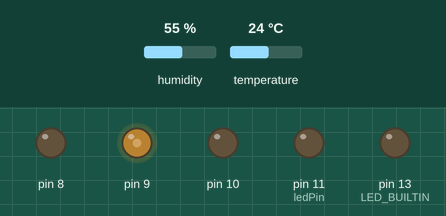
Simulated run of this sketch. Board: Arduino Uno, built with avr-gcc and run on an emulated ATmega328P. On the bench: output pins drawn as LEDs (lit = HIGH). Inputs (shaded band) come from the test bench; at power-on: humidity 55 %, temperature 24 °C. What the sketch prints to the serial monitor is not drawn.

Above: at 0.1 s.
Timing chart, 0 to 1.6 s (numbered marks = the images above):
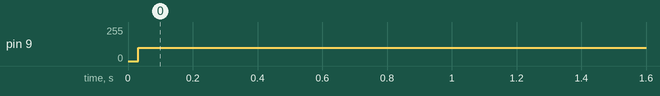

Measured:
- by itself, pin 9: 0/255 → 99/255 at 0.03 s

The sketch:

dryer_proto_temp_test003.ino
```cpp
// #include <SoftwareSerial.h>
// #include "_config.h"
#include "ledControl.h"
#include "dhtControl.h"
#include "pidControl.h"
#include "ssrControl.h"

#include <Arduino_FreeRTOS.h>
#include <semphr.h>

#include "DHT_Async.h"
#define DHT_PIN 3
#define DHT_SENSOR_TYPE DHT_TYPE_11
DHT_Async dht_sensor(DHT_PIN, DHT_TYPE_11);

typedef long long ll;
typedef double ld;

/*

Default config::
  RGB_PIN 2
  DHT_PIN 3

*/

extern int __bss_end;
extern void *__brkval;

int memoryPrint() {
  int freeMemory;
  if ((int)__brkval == 0) freeMemory = ((int)&freeMemory) - ((int)&__bss_end);
  else freeMemory = ((int)&freeMemory) - ((int)&__brkval);
  return freeMemory;
}


int ledPin = 11;
extern int color;
float setPoint = 0, tempValue = 0, humiValue = 0;
PID temper_pid = PID();
bool t_valid = 0;

SemaphoreHandle_t xSemaphore = NULL;
// SemaphoreHandle_t xCountingSemaphore;

// void TaskDhtRead(void *pvParameters);
// void TaskPidControll(void *pvParameters);
void setup() {
  Serial.begin(9600);
  pinMode(LED_BUILTIN, OUTPUT);
  pinMode(ledPin, OUTPUT);

  dht::init();
  // delay(5);
  // humidity & temper sensor config
  rgb::init(50);
  //delay(50);
  // led strip length config

  ssr::init(8, 9, 10);

  temper_pid.init(.2, .1, .0005, 1e-4, .0);
  // // pid parameters setting
  // // pid.init(Kp, Ki, Kd, dt, low_limit, high_limit);
  // // high_limit's default value = 70.0'C
  setPoint = 50.0;

  t_valid = 0;

  // xSemaphore = xSemaphoreCreateMutex();
  // if (xSemaphore != NULL) {
  //   Serial.println("Mutex created");
  // }
  if ( xSemaphore == NULL ) { // Check to confirm that the Serial Semaphore has not already been created.
    xSemaphore = xSemaphoreCreateMutex();  // Create a mutex semaphore we will use to manage the Serial Port
    if ( ( xSemaphore ) != NULL ) xSemaphoreGive( ( xSemaphore ) );  // Make the Serial Port available for use, by "Giving" the Semaphore.
  }
  Serial.println("fuck");
  Serial.println(xTaskCreate(
    TaskDhtRead,
    "DhtRead",
    350,
    NULL,
    2,
    NULL
  ));

  Serial.println(xTaskCreate(
    TaskPidControll,
    "PidControll",
    200,
    NULL,
    1,
    NULL
  ));

  Serial.println(xTaskCreate(
    TaskRgbControll,
    "RgbControll",
    150,
    NULL,
    0,
    NULL
  ));

  Serial.println(xTaskCreate(
    TaskSsrControll,
    "SsrControll",
    250,
    NULL,
    3,
    NULL
  ));

  Serial.println("fuck");
  Serial.println(memoryPrint());
  // vTaskStartScheduler();
  // xCountingSemaphore = xSemaphoreCreateCounting(1,1);
  // xSemaphoreGive(xCountingSemaphore);
}

void loop() {
    // Data humitmp = dht::check();
    // tempValue = humitmp.temp;
    // Serial.println(tempValue);
}

void TaskDhtRead(void *pvParameters __attribute__((unused)) ) {
  // (void) pvParameters;
  TickType_t xLastWakeTime;
  const TickType_t xFreq = pdMS_TO_TICKS(2000);
  xLastWakeTime = xTaskGetTickCount();
  for (;;) {
    TickType_t xS, xE, xExc;
    xS = xTaskGetTickCount();
    if (xSemaphoreTake(xSemaphore, (TickType_t)10) == pdTRUE) {
      //Serial.println("Inside Task1 and Serial monitor Resource Taken");
      // Data humitmp = dht::check();
      // tempValue = humitmp.temp;
      t_valid = dht_sensor.measure(&tempValue, &humiValue);
      Serial.print("t_valid : ");
      Serial.println(t_valid);
      Serial.print("tempValue : ");
      Serial.println(tempValue);
      Serial.println(memoryPrint());
      xSemaphoreGive(xSemaphore);
    }
    xE = xTaskGetTickCount();
    xExc = xE - xS;
    // if (xExc < xFreq) vTaskDelayUntil(&xLastWakeTime, xFreq - xExc);
    // else xLastWakeTime = xE;
    vTaskDelayUntil(&xLastWakeTime, pdMS_TO_TICKS(2000));
    //vTaskDelay(15);
  }
}

void TaskPidControll(void *pvParameters __attribute__((unused)) ) {
  // (void) pvParameters;
  TickType_t xLastWakeTime;
  const TickType_t xFreq = pdMS_TO_TICKS(2000);
  xLastWakeTime = xTaskGetTickCount();
  for (;;) {
    TickType_t xS, xE, xExc;
    if (xSemaphoreTake(xSemaphore, (TickType_t)10) == pdTRUE) {
      //Serial.println("Inside Task2 and Serial monitor Resource Taken");
      if (t_valid) {
        float t = temper_pid.pid_control(setPoint, tempValue);
        // Serial.println(temper_pid.pid_control(setPoint, tempValue));
        // bool f = dht_sensor.measure(&tempValue, &humiValue);
        Serial.println(t);
      }
      Serial.println(memoryPrint());
      xSemaphoreGive(xSemaphore);
    }
    xE = xTaskGetTickCount();
    xExc = xE - xS;
    // if (xExc < xFreq) vTaskDelayUntil(&xLastWakeTime, xFreq - xExc);
    // else xLastWakeTime = xE;
    vTaskDelayUntil(&xLastWakeTime, pdMS_TO_TICKS(2000));
    //vTaskDelay(15);
  }
}

int col = 1;
void TaskRgbControll(void *pvParameters __attribute__((unused)) ) {
  // (void) pvParameters;
  TickType_t xLastWakeTime;
  const TickType_t xFreq = pdMS_TO_TICKS(100);
  xLastWakeTime = xTaskGetTickCount();
  for (;;) {
    col = (col + 1) % 6;
    if (xSemaphoreTake(xSemaphore, (TickType_t)10) == pdTRUE) {
      //Serial.println("Inside Task3 and Serial monitor Resource Taken");
      rgb::fixed(col);
      xSemaphoreGive(xSemaphore);
    }
    vTaskDelayUntil(&xLastWakeTime, xFreq);
  }
}

void TaskSsrControll(void *pvParameters __attribute__((unused)) ) {
  // (void) pvParameters;
  TickType_t xLastWakeTime;
  const TickType_t xFreq = pdMS_TO_TICKS(500);
  xLastWakeTime = xTaskGetTickCount();
  for (;;) {
    if (xSemaphoreTake(xSemaphore, (TickType_t)10) == pdTRUE) {
      ssr::fan_control(50);
      ssr::ptc_control(50);
      xSemaphoreGive(xSemaphore);
    }
    vTaskDelayUntil(&xLastWakeTime, xFreq);
  }
}

// void loop() {
//   if(Serial.available()) {
//     Serial.println("ssibal");
//     // char c = Serial.read();
//     color += Serial.parseInt();
//     Serial.println(color);
//     return;
//     delay(10);
//   }
//   Serial.flush();
//   Serial.println(color);
//   temper_pid.DEBUG();
//   ld ans = temper_pid.pid_control(50, 30);
//   Serial.println(ans);

//   delay(200);
// }
```

dhtControl.cpp
```cpp
#ifndef _DHT_CONTROL_SOURCE_
#define _DHT_CONTROL_SOURCE_

#include "dhtControl.h"
#include "DHT_Async.h"

DHT_Async dht11(DHT_PIN, DHT_TYPE_11);

void dht::init() {
  // dht11.begin();
  Serial.println("DHT11 initialized.");
  return;
}

Data dht::check(bool f) {
  float h = 0, t = 0, tf = 0;
  // h = dht11.readHumidity();
  // t = dht11.readTemperature();
  dht11.measure(&t, &h);
  // tf = dht11.computeHeatIndex(t, h, false);
  // Serial.print(h);
  // Serial.print(" ");
  // Serial.print(t);
  // Serial.print(" ");
  // Serial.println(tf);
  if (f) return Data(h, tf);
  return Data(h, t);
}

#endif
```

dhtControl.h
```cpp
#ifndef _DHT_CONTROL_H_
#define _DHT_CONTROL_H_

#include <Arduino.h>

#define DHT_PIN 3
#define DHT_SENSOR_TYPE DHT_TYPE_11

struct Data {
  float humi, temp;
  Data(float h = 0, float t = 0) : humi(h), temp(t) {}
};

namespace dht {
  void init();
  Data check(bool f = 0);
};

#endif
```

pidControl.cpp
```cpp
#ifndef _PID_SOURCE_
#define _PID_SOURCE_

#include "pidControl.h"

ld heat(ld x[], ld t, ld Q) {
    ld Ta = 23 + 273.15;           //K
    ld U = 10.0;                   //W/m^2-K
    ld m = 4.0 / 1000.0;           //kg
    ld Cp = 0.5 * 1000.0;          //J/kg-K
    ld A = 12.0 / (100.0 * 100.0); //Area in m^2
    ld alpha = 0.01;               //W / % heater
    ld eps = 0.9;                  //Emissivity
    ld sigma = 5.67e-8;            //Stefan-Boltzman

    //Temperature State
    ld T = x[0];
    ld TA = Ta * Ta * Ta * Ta;
    ld TT = T * T * T * T;

    //Nonlinear Energy Balance
    ld dTdt = (1.0/(m*Cp)) * (U*A*(Ta-T) + eps * sigma * A * (TA - TT) + alpha*Q);
    return dTdt;
}

PID::PID(ld kp, ld ki, ld kd, ld dt, ld lo, ld hi) : params(kp, ki, kd, dt, lo, hi) {
  integral = 0;
  prev_err = 0;
  derivative = 0;
}

void PID::init(ld kp, ld ki, ld kd, ld dt, ld lo, ld hi) {
  params = gain(kp, ki, kd, dt, lo, hi);
  integral = 0;
  prev_err = 0;
  derivative = 0;
}

ld PID::pid_converter(ld output) {
  ld Coef = 1.0;
  return output * Coef;
}

ld PID::pid_control(ld setpoint, ld pv) {
  ld& Kp = params.Kp, Ki = params.Ki, Kd = params.Kd;
  ld& dt = params.dt, lo = params.low_limit, hi = params.high_limit;

  ld err = setpoint - pv;

  integral += err * dt;
  derivative = (err - prev_err) / dt;

  ld Pout = Kp * err;//proportional term
  ld Iout = Ki * integral;//integral term
  ld Dout = Kd * derivative;//derivative term
  ld output = Pout + Iout + Dout;//total output

  //restrict to max/min
  if( output > hi ) output = hi;
  else if( output < lo ) output = lo;

  prev_err = err;//save error to previous error

  return pid_converter(output);
}

void PID::DEBUG() {
  Serial.print("Debug:: Kp: ");
  Serial.print(params.Kp);
  Serial.print(" Ki: ");
  Serial.print(params.Ki);
  Serial.print(" Kd: ");
  Serial.print(params.Kd);
  Serial.print(" dt: ");
  Serial.print(params.dt);
  Serial.print(" lo: ");
  Serial.print(params.low_limit);
  Serial.print(" hi: ");
  Serial.print(params.high_limit);
  Serial.print(" integ: ");
  Serial.print(integral);
  Serial.print(" prev_err: ");
  Serial.println(prev_err);
  return;
}

#endif
```

pidControl.h
```cpp
#ifndef _PID_H_
#define _PID_H_

#include <Arduino.h>
#include "_config.h"

ld heat(ld x[], ld t, ld Q);

class PID {
public:
  struct gain {
    ld Kp, Ki, Kd, dt, low_limit, high_limit;
    gain(ld kp = 0, ld ki = 0, ld kd = 0, ld dt = 0, ld lo = 0, ld hi = 0) :
    Kp(kp), Ki(ki), Kd(kd), dt(dt), low_limit(lo), high_limit(hi) {}
  };

  gain params;
  ld integral;
  ld prev_err;
  ld derivative;

  PID(ld kp = 2., ld ki = .1, ld kd = .01, ld dt = 1e-4, ld lo = 20., ld hi = 70.);
  void init(ld kp = 2., ld ki = .1, ld kd = .01, ld dt = 1e-4, ld lo = 20., ld hi = 70.);
  ld pid_converter(ld output);
  ld pid_control(ld setpoint, ld pv);
  void DEBUG();

  //~PID();
};

#endif
```

ssrControl.cpp
```cpp
#include "Arduino.h"
#ifndef _SSR_SOURCE_
#define _SSR_SOURCE_

int htpmp, ptc, fan;

#include "ssrControl.h"

void ssr::init(int heatpump_, int ptc_, int fan_) {
  htpmp = heatpump_;
  ptc = ptc_;
  fan = fan_;
  pinMode(htpmp, OUTPUT);
  pinMode(ptc, OUTPUT);
  pinMode(fan, OUTPUT);
}

void ssr::ptc_control(int w) {//PID control
  /*

  transfer fn'

  */
  int x = map(w, 0, 0, 100, 255);
  analogWrite(ptc, x);
}

void ssr::heatpump_control(int w) {//ON/OFF control
  /*

  transfer fn'

  */
  int x = (w > 50) * 5;
  digitalWrite(htpmp, x);
}

void ssr::fan_control(int w) {
  /*

  transfer fn'

  */
  int x = map(w, 0, 0, 100, 255);
  analogWrite(ptc, x);
}

#endif
```

ssrControl.h
```cpp
#ifndef _SSR_H_
#define _SSR_H_

#include <Arduino.h>
#include "_config.h"

namespace ssr {
  void init(int heatpump_, int ptc_, int fan_);
  void ptc_control(int w);
  void heatpump_control(int w);
  void fan_control(int w);
}

#endif
```

_config.h
```cpp
#ifndef _CONFIG_H_
#define _CONFIG_H_

#include <Arduino.h>
#include <stdio.h>
#include <math.h>
#include <SoftwareSerial.h>

typedef long long ll;
typedef double ld;

#endif
```
